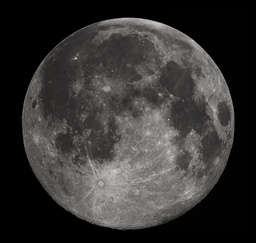
#> input picture moon-crater-detector/data/moon1.jpg, 256 x 243 px, shrunk from 2580 x 2452 before the run
$ python test_pipeline.py
#> lines starting #> are read from the running program, lines starting #| are printed output that depends on the picture
### moon-crater-detector/src/preprocess.py
import cv2
import numpy as np

def load_image(image_path):
    """Loads an image from the specified path."""
    return cv2.imread(image_path)

def to_grayscale(image):
    """Converts an image to grayscale."""
    if len(image.shape) == 3:
        return cv2.cvtColor(image, cv2.COLOR_BGR2GRAY)
    return image

def apply_clahe(gray_image):
    """Applies Contrast Limited Adaptive Histogram Equalization (CLAHE)."""
    clahe = cv2.createCLAHE(clipLimit=2.0, tileGridSize=(8, 8))
    return clahe.apply(gray_image)

def denoise(image):
    """Applies Gaussian blurring to reduce noise."""
    return cv2.GaussianBlur(image, (5, 5), 0)

def preprocess_image(image):
    """Full preprocessing pipeline for crater detection."""
    gray = to_grayscale(image)
    enhanced = apply_clahe(gray)
    blurred = denoise(enhanced)
    return blurred

### moon-crater-detector/src/predict.py
import cv2
import numpy as np
from .preprocess import preprocess_image

def detect_craters(image):
    """
    Detects craters using Hough Circle Transform.
    Returns a list of (x, y, r).
    """
    processed = preprocess_image(image)

    # Hough Circles parameters can be tuned
    circles = cv2.HoughCircles(
        processed,
        cv2.HOUGH_GRADIENT,
        dp=1.5,
        minDist=50,
        param1=100,
        param2=40,
        minRadius=20,
        maxRadius=200
    )

    if circles is not None:
        circles = np.round(circles[0, :]).astype("int")
        return circles
    return []

# [39 lines left out: function detect_craters_blob, not called in this run]

### moon-crater-detector/test_pipeline.py
import cv2
import os
from src.predict import detect_craters
from src.utils import draw_craters

def test_detection():
    data_dir = "data"
    test_images = ["moon1.jpg", "moon2.jpg"]

    for img_name in test_images:
        img_path = os.path.join(data_dir, img_name)
        if not os.path.exists(img_path):
            print(f"Skipping {img_name}, file not found.")
            continue

        image = cv2.imread(img_path)
#> image is the input picture: shape (243, 256, 3); mean B, G, R 51.5, 52.5, 53.4
        if image is None:
            print(f"Failed to load {img_name}")
            continue

        print(f"Processing {img_name}...")
        craters = detect_craters(image)
#> in apply_clahe, `return clahe.apply(gray_image)`:
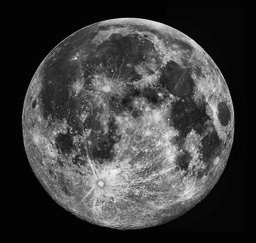
#> returned value: shape (243, 256); min 2, max 244, mean 62.9
#> in denoise, `return cv2.GaussianBlur(image, (5, 5), 0)`:
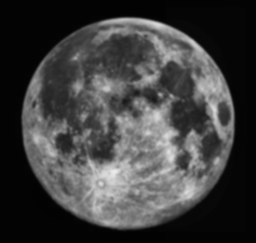
#> returned value: shape (243, 256); min 2, max 236, mean 62.9
#> in detect_craters, `circles = cv2.HoughCircles( processed, cv2.HOUGH_GRADIENT, dp=1.5, min..`: circles = 22 rows, first 8: [128.2, 123.8, 105.6], [171.8, 149.2, 55.25], [89.25, 81.75, 50.45], [90.75, 165.8, 49.85], [161.2, 84.75, 56.3], [254.2, 12.75, 189.2], [243.8, 138.8, 108.4], [3.75, 138.8, 111.6]
#> in detect_craters, `circles = np.round(circles[0, :]).astype("int")`: circles = 22 rows, first 8: [128, 124, 106], [172, 149, 55], [89, 82, 50], [91, 166, 50], [161, 85, 56], [254, 13, 189], [244, 139, 108], [4, 139, 112]
#> craters has the same summary as circles in detect_craters
        print(f"Found {len(craters)} craters in {img_name}")
#| Found 22 craters in moon1.jpg
#> pass 2 of the loop in test_detection, `for img_name in test_images:`:
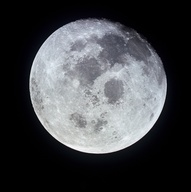
#> input picture moon-crater-detector/data/moon2.jpg, 191 x 192 px, shrunk from 1920 x 1930 before the run
#> in test_detection, image is the input picture: shape (192, 191, 3); mean B, G, R 72.6, 69.2, 67.6
#> in apply_clahe (call 2), `return clahe.apply(gray_image)`:
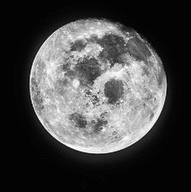
#> returned value: shape (192, 191); min 1, max 255, mean 69.6
#> in denoise (call 2), `return cv2.GaussianBlur(image, (5, 5), 0)`:
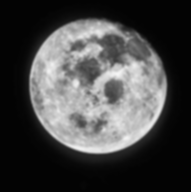
#> returned value: shape (192, 191); min 3, max 245, mean 69.6
#> craters = [[98, 85, 68], [47, 106, 46], [151, 145, 86], [50, 5, 86], [182, 11, 118], [101, 31, 38], [173, 61, 52], [31, 155, 87], [98, 182, 86], [11, 59, 59]]
#| Found 10 craters in moon2.jpg

        # Optionally save the result to see it (though we can't view it here easily)
        # processed = draw_craters(image, craters)
        # cv2.imwrite(f"test_result_{img_name}", processed)

if __name__ == "__main__":
    test_detection()
